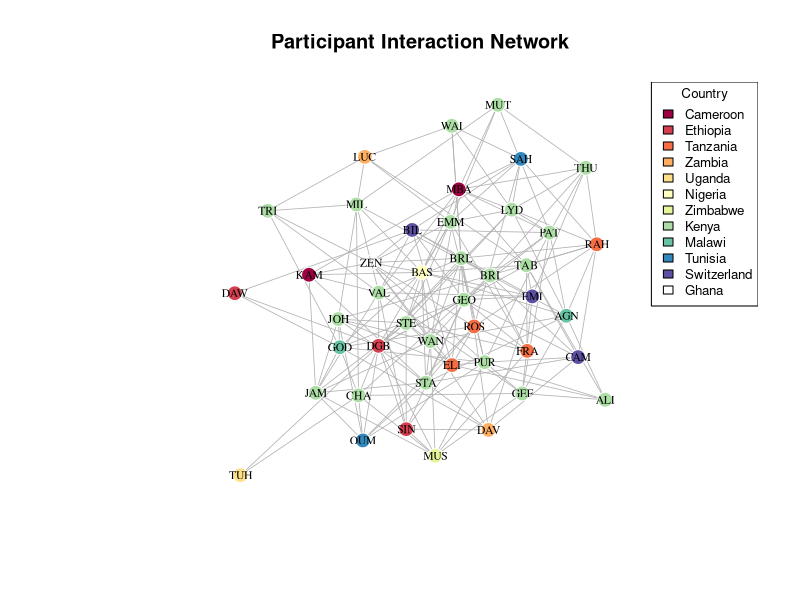
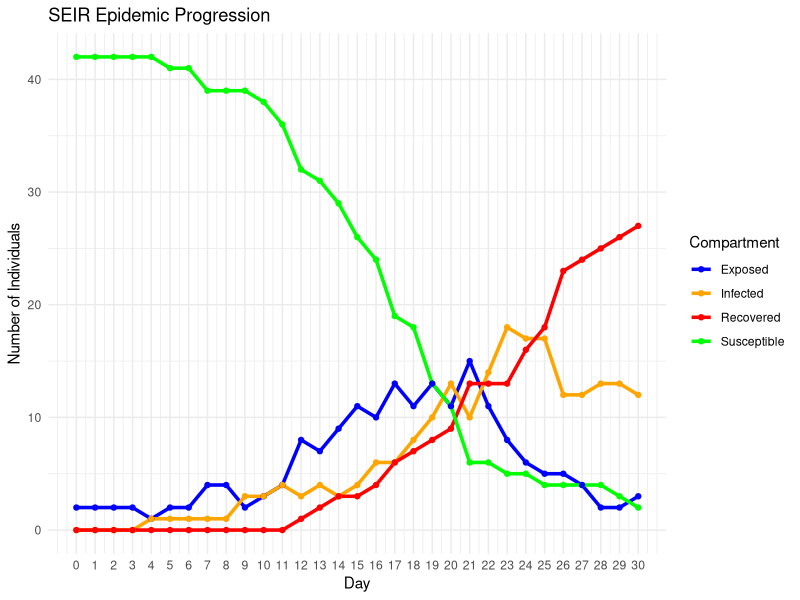
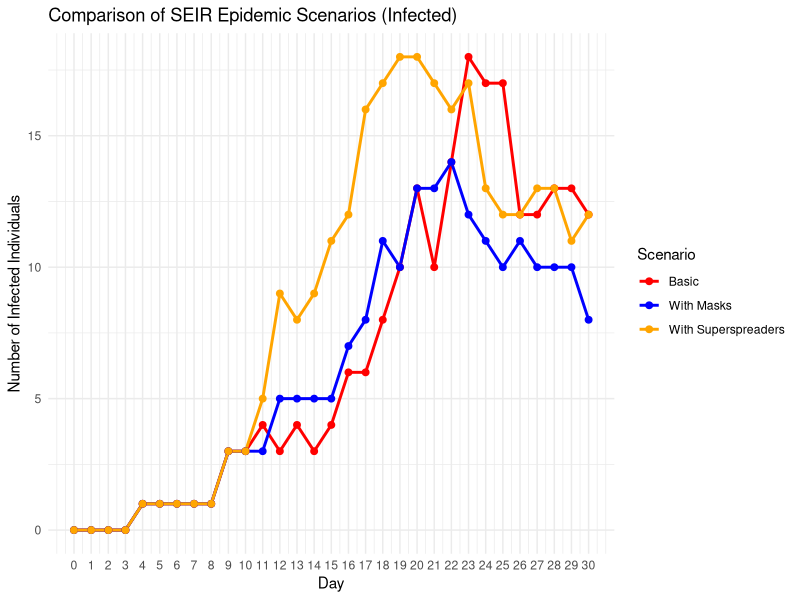
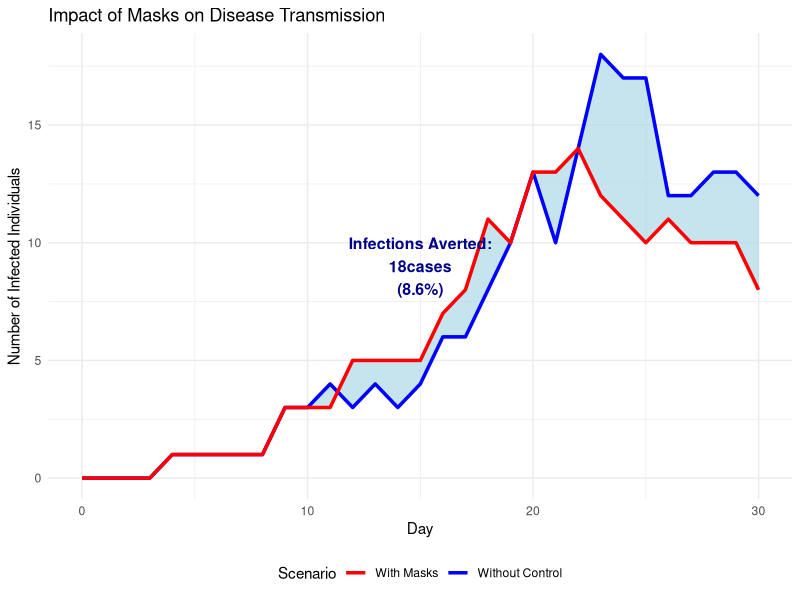
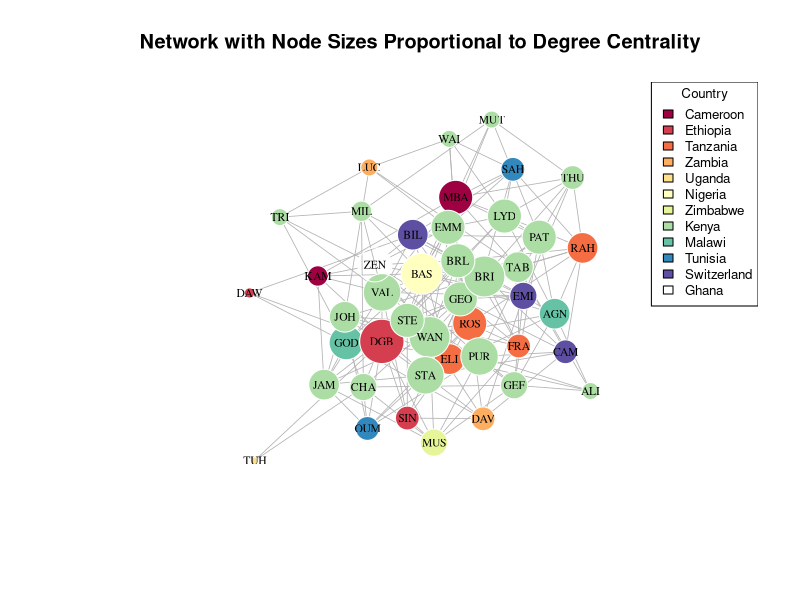
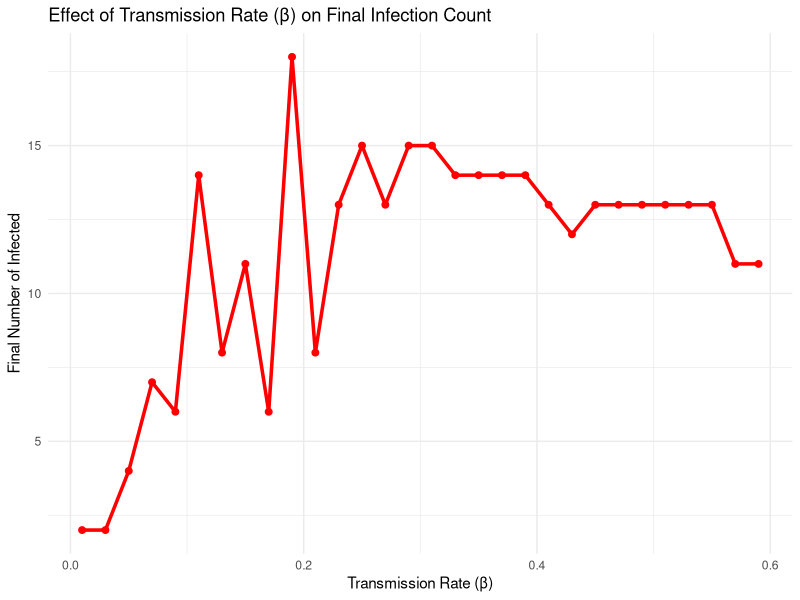
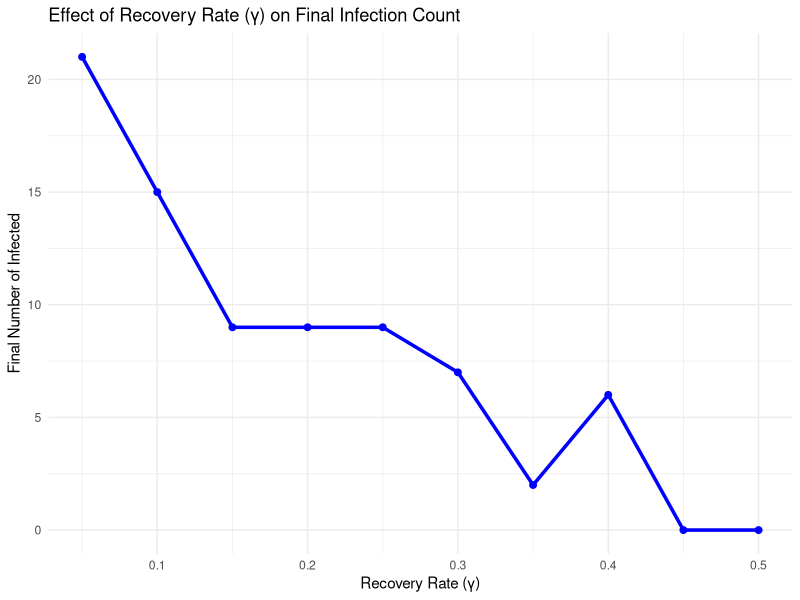
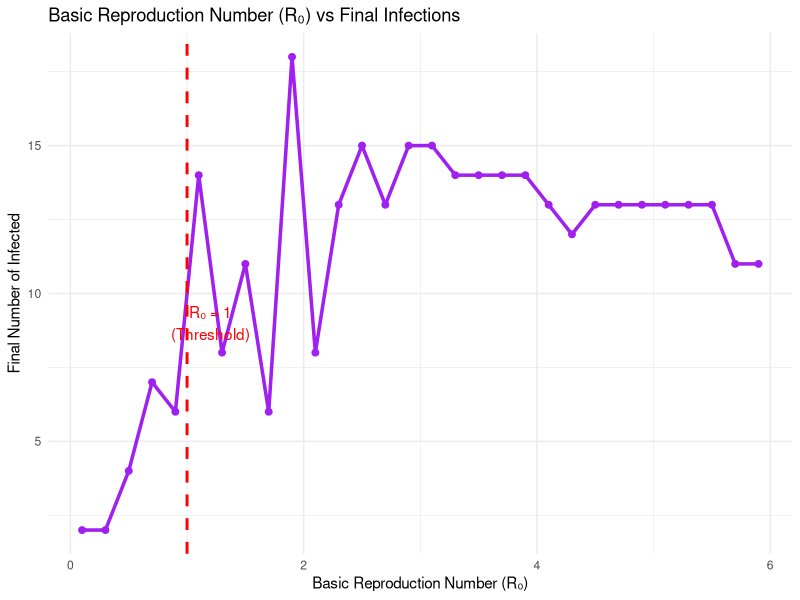

Write the R code that produced these figures, in order.
###### The following exercise ####
##Network Analysis and SEIR Epidemic Model##

####Project Description####

##This project introduces the intersection of network analysis and epidemic modeling through a hands-on exploration of disease transmission dynamics. Using a dataset of participants from various countries attending a Malaria Modelling modular program in Nairobi, Kenya, participants learn to construct social networks based on participants interaction patterns and simulate disease spread using a Susceptible-Exposed-Infected-Recovered (SEIR) model.

##The project aims to demonstrate how network structure influences epidemic outcomes by modeling connections between individuals with a 10% probability, creating a more realistic interaction pattern. The aim is to explore key epidemiological concepts including transmission rates (β), incubation rates (σ), recovery rates (γ), and intervention strategies like wearing masks and identification of superspreaders.

##Through this practical exercise, participants should gain a hands-on experience with network visualization, epidemic simulation, and quantitative analysis of public health interventions. The goals is to emphasize applications by examining scenarios such as the impact of protective measures introduced mid-outbreak and the role of highly connected individuals in accelerating disease spread.

##Exercises are presented at the end of this tutorial

##############################################################################

#Packages for this work
library(igraph) # For graphs
library(ggplot2) # For plots
library(dplyr) # For manipulation
library(RColorBrewer) # For colours

##Create the dataset - participants, and their country of origin.
data <- data.frame( Participant = c("KAM", "SIN", "RAH", "DAW", "LUC", "TUH", "BAS", "MBA", "MUS", "DAV", "CHA", "EMM", "LYD", "VAL", "GOD", "AGN", "ROS", "FRA", "JAM", "DGB", "ELI", "WAN", "MUT", "GEO", "GEF", "SAH", "PAT", "TAB", "BRI", "STA", "OUM", "STE", "THU", "EMI", "CAM", "ZEN", "BIL", "JOH", "ALI", "PUR", "WAI", "MIL", "BRL", "TRI"),  Country = c("Cameroon", "Ethiopia", "Tanzania", "Ethiopia", "Zambia", "Uganda", "Nigeria", "Cameroon", "Zimbabwe", "Zambia", "Kenya", "Kenya", "Kenya", "Kenya", "Malawi", "Malawi", "Tanzania", "Tanzania", "Kenya", "Ethiopia", "Tanzania", "Kenya", "Kenya", "Kenya", "Kenya", "Tunisia", "Kenya", "Kenya", "Kenya", "Kenya", "Tunisia", "Kenya", "Kenya", "Switzerland", "Switzerland", "Ghana", "Switzerland", "Kenya", "Kenya", "Kenya", "Kenya", "Kenya", "Kenya", "Kenya"))

#####PART 1. NETWORK CONSTRUCION ####

##Remember Networks are based on matrices - adjacency matrix defines who is connected to whom.
##Create an adjacency matrix based on connection rules: 
#Modified: Everyone has a 10% chance of connecting to everybody else
create_network <- function(data, connection_prob = 0.1) {
  n <- nrow(data)
  adj_matrix <- matrix(0, n, n)
  rownames(adj_matrix) <- colnames(adj_matrix) <- data$Participant
  
  set.seed(123)  # For reproducibility
  for(i in 1:n) {
    for(j in 1:n) {
      if(i != j) {
        # 10% chance of connection for any pair of individuals
        if(runif(1) < connection_prob) {
          adj_matrix[i,j] <- 1
        }
      }
    }
  }
  return(adj_matrix)
}

##Create the network and add attributes - what is an attribute?

adj_matrix <- create_network(data) ### Explore the adjacency 
g <- graph_from_adjacency_matrix(adj_matrix, mode = "undirected") #What does undirected mean? How does it differ from a directed graph?

##Add attributes
V(g)$country <- data$Country
V(g)$name <- data$Participant

##Create and visualize the network
plot_network <- function(g, data) {
  ##Color nodes by country
  countries <- unique(data$Country)
  colors <- RColorBrewer::brewer.pal(min(length(countries), 11), "Spectral")
  country_colors <- setNames(colors[1:length(countries)], countries)
  
  ##Set vertex colors using the country attribute
  V(g)$color <- country_colors[V(g)$country]
  
  ##Set the graph layout - there are many layouts - please explore them
  set.seed(123)
  layout <- layout_with_fr(g)
  
  ##Plot
  plot(g,
       layout = layout,
       vertex.size = 8,
       vertex.label = V(g)$name,  # Explicitly use vertex names - what if you don't want to have people's names on the vertices? How would you modify this?
       vertex.label.cex = 0.7,
       vertex.label.color = "black",
       vertex.frame.color = "white",
       edge.color = "gray70",
       edge.width = 0.8,
       main = "Participant Interaction Network")
  
  ##Add legend - you can change position or text size
  legend("topright", legend = countries, fill = country_colors, cex = 0.8, title = "Country")
}

###Plot the network
plot_network(g, data)


##############################################################################
###Now you have a network - what is it showing? Why circle? Are there other things you can explore from this?

###You can stop here - and explore the network parameters - density, degree (in/out degree), betweenness and other centrality metrics.

####What type of questions can one explore with network analysis####
##What is my outcome of analysis?
# • Node-level
# • Edge-level
# • Network structure and topology (as a whole)
# • Process (sequence of events
##Outcome variables
# • Traits of nodes (e.g., Disease state)– Do nodes of different classes have different attributes?– Do connectivity and network position determine infection risk?
#   • Edge values– What determines whether two nodes are linked?– Do linked nodes share certain attributes?
#   • Network topology– What determines the structure of networks?– Does infection influence network structure?
#   • Transmission processes– Does the spread of a pathogen depend on network structure?– Simulation modeling

####Part 2 - SEIR Epidemic Modelling ####
seir_model <- function(adj_matrix, beta, sigma, gamma, initial_exposed, days, superspreaders = NULL, mask_day = NULL, mask_efficacy = 0.3) {
  n <- nrow(adj_matrix)
  participants <- rownames(adj_matrix)
  
  # Initialize states: 0 = Susceptible, 1 = Exposed, 2 = Infected, 3 = Recovered
  states <- array(0, dim = c(days + 1, n, 4))
  dimnames(states) <- list(NULL, participants, c("S", "E", "I", "R"))
  
  # Set initial states - everyone starts susceptible except initially exposed
  states[1, , "S"] <- 1
  exposed_idx <- which(participants %in% initial_exposed)
  states[1, exposed_idx, "S"] <- 0
  states[1, exposed_idx, "E"] <- 1
  
  # Track daily new infections and exposures for incidence calculation
  daily_new_exposures <- rep(0, days + 1)
  daily_new_infections <- rep(0, days + 1)
  
  # Superspreaders - who is a superspreader?
  ss_multiplier <- rep(1, n)
  if(!is.null(superspreaders)) {
    ss_idx <- which(participants %in% superspreaders)
    ss_multiplier[ss_idx] <- 5  # 5x transmission rate
  }
  
  for(day in 1:days) {
    # Current state compartments
    S_current <- states[day, , "S"]
    E_current <- states[day, , "E"]
    I_current <- states[day, , "I"]
    R_current <- states[day, , "R"]
    
    # Initialize next day's states
    S_next <- S_current
    E_next <- E_current
    I_next <- I_current
    R_next <- R_current
    
    new_exposures <- 0
    new_infections <- 0
    
    # Apply Intervention - masking effect if applicable
    current_beta <- beta
    if(!is.null(mask_day) && day >= mask_day) {
      current_beta <- beta * (1 - mask_efficacy)
    }
    
    # SEIR model equations implemented stochastically
    for(i in 1:n) {
      # S -> E transition (Susceptible to Exposed)
      if(S_current[i] == 1) {
        # Calculate force of infection from infected neighbors
        infected_neighbors <- which(I_current == 1 & adj_matrix[i, ] == 1)
        if(length(infected_neighbors) > 0) {
          # Calculate total force of infection
          total_force <- 0
          for(neighbor in infected_neighbors) {
            total_force <- total_force + current_beta * ss_multiplier[neighbor]
          }
          
          # Probability of exposure (1 - probability of avoiding all exposures)
          prob_exposure <- 1 - exp(-total_force)
          if(runif(1) < prob_exposure) {
            S_next[i] <- 0
            E_next[i] <- 1
            new_exposures <- new_exposures + 1
          }
        }
      }
      
      # E -> I transition (Exposed to Infected)
      else if(E_current[i] == 1) {
        # Probability of becoming infectious (incubation period ends)
        if(runif(1) < sigma) {
          E_next[i] <- 0
          I_next[i] <- 1
          new_infections <- new_infections + 1
        }
      }
      
      # I -> R transition (Infected to Recovered)
      else if(I_current[i] == 1) {
        # Probability of recovery
        if(runif(1) < gamma) {
          I_next[i] <- 0
          R_next[i] <- 1
        }
      }
    }
    
    # Update states for next day
    states[day + 1, , "S"] <- S_next
    states[day + 1, , "E"] <- E_next
    states[day + 1, , "I"] <- I_next
    states[day + 1, , "R"] <- R_next
    
    daily_new_exposures[day + 1] <- new_exposures
    daily_new_infections[day + 1] <- new_infections
  }
  
  return(list(
    states = states, 
    daily_new_exposures = daily_new_exposures,
    daily_new_infections = daily_new_infections
  ))
}

###3 - SIMULATIONS

# Set parameters
beta <- 0.3      # Transmission rate
sigma <- 0.2     # Rate of progression from exposed to infected (1/incubation period)
gamma <- 0.1     # Recovery rate
days <- 30

##Find participant indices
zeinabu_idx <- which(data$Participant == "ZEN")
agnes_idx <- which(data$Participant == "AGN")
initial_exposed <- c("ZEN", "AGN")

##Scenario 1: Basic SEIR model
set.seed(42)
result1 <- seir_model(adj_matrix, beta, sigma, gamma, initial_exposed, days) #Explore

##Scenario 2: With masks from day 3
set.seed(42)
result2 <- seir_model(adj_matrix, beta, sigma, gamma, initial_exposed, days, mask_day = 3)

##Scenario 3: With superspreaders
superspreaders <- c("BAS", "BIL", "MUT", "PUR") #Are these the superspreaders? Who is a superspreader? What criteria do we use to identify a superspreader? Hint: Network metrics. 
set.seed(42)
result3 <- seir_model(adj_matrix, beta, sigma, gamma, initial_exposed, days, superspreaders = superspreaders)

####Part 4. ANALYSIS AND RESULTS ####

##Epidemic Results

# Helper function to get compartment totals
get_compartment_totals <- function(states, day, compartment) {
  sum(states[day + 1, , compartment])  # day + 1 because array is 1-indexed
}

# a) Number of infected on days 2, 4, 8
infected_day2 <- get_compartment_totals(result1$states, 2, "I")
infected_day4 <- get_compartment_totals(result1$states, 4, "I")
infected_day5 <- get_compartment_totals(result1$states, 5, "I")
infected_day8 <- get_compartment_totals(result1$states, 8, "I")

cat("a) Number of infected individuals:\n")
cat("   Day 2:", infected_day2, "people\n")
cat("   Day 4:", infected_day4, "people\n")
cat("   Day 8:", infected_day8, "people\n\n")

# b) Incidence at day 8
incidence_day8 <- result1$daily_new_infections[5]
cat("b) Incidence on Day 5:", incidence_day8, "new infections\n\n")

# c) Infections averted with masks
infected_day5_masks <- get_compartment_totals(result2$states, 5, "I")
infections_averted <- infected_day5 - infected_day5_masks
cat("c) With masks from Day 5:\n")
cat("   Infections on Day 5 with masks:", infected_day5_masks, "\n")
cat("   Infections averted:", infections_averted, "\n\n")

# d) Network metrics
cat("d) Network Metrics:\n")

# i) Density
density_val <- edge_density(g)
cat("   i) Network density:", round(density_val, 3), "\n")

# ii) Superspreader analysis
cat("   ii) Superspreader analysis:\n")
infected_normal <- get_compartment_totals(result1$states, 6, "I")
infected_superspreaders <- get_compartment_totals(result3$states, 6, "I")
cat("       Without superspreaders: ", infected_normal, " infected\n")
cat("       With superspreaders: ", infected_superspreaders, " infected\n")
cat("       Additional infections from superspreaders: ", infected_superspreaders - infected_normal, "\n")

## iii) Effect of interaction rate changes
cat("   iii) Effect of changing interaction rates:\n")
betas <- c(0.1, 0.2, 0.3, 0.4, 0.5)
final_infected <- numeric(length(betas))

for(i in seq_along(betas)) {
  set.seed(42)
  temp_result <- seir_model(adj_matrix, betas[i], sigma, gamma, initial_exposed, days)
  final_infected[i] <- get_compartment_totals(temp_result$states, 6, "I")
}

beta_results <- data.frame(Beta = betas, Final_Infected = final_infected)
print(beta_results)

####Part 5. VISUALIZATION OF EPIDEMIC PROGRESSION ####
plot_seir_epidemic <- function(states) {
  days <- dim(states)[1] - 1
  
  # Extract compartment counts for each day
  S_counts <- rowSums(states[, , "S"])
  E_counts <- rowSums(states[, , "E"])
  I_counts <- rowSums(states[, , "I"])
  R_counts <- rowSums(states[, , "R"])
  
  df <- data.frame(
    Day = rep(0:days, 4),
    Count = c(S_counts, E_counts, I_counts, R_counts),
    Compartment = rep(c("Susceptible", "Exposed", "Infected", "Recovered"), each = days + 1)
  )
  
  ggplot(df, aes(x = Day, y = Count, color = Compartment)) +
    geom_line(size = 1.2) +
    geom_point(size = 1.5) +
    labs(title = "SEIR Epidemic Progression",
         x = "Day",
         y = "Number of Individuals") +
    theme_minimal() +
    scale_color_manual(values = c("blue", "orange", "red", "green")) +
    scale_x_continuous(breaks = 0:days)
}

##Plot epidemic progression
print(plot_seir_epidemic(result1$states))

##Comparison plot for infected individuals only
compare_infected_df <- data.frame(
  Day = rep(0:days, 3),
  Infected = c(rowSums(result1$states[, , "I"]), 
               rowSums(result2$states[, , "I"]), 
               rowSums(result3$states[, , "I"])),
  Scenario = rep(c("Basic", "With Masks", "With Superspreaders"), each = days + 1)
)

comparison_plot <- ggplot(compare_infected_df, aes(x = Day, y = Infected, color = Scenario)) +
  geom_line(size = 1) +
  geom_point(size = 2) +
  labs(title = "Comparison of SEIR Epidemic Scenarios (Infected)",
       x = "Day",
       y = "Number of Infected Individuals") +
  theme_minimal() +
  scale_x_continuous(breaks = 0:days) +
  scale_color_manual(values = c("red", "blue", "orange"))

print(comparison_plot)

##Enhanced infections averted visualization as a shaded area
plot_infections_averted <- function(result_no_control, result_with_control, intervention_name = "Intervention") {
  days <- dim(result_no_control$states)[1] - 1
  
  ##Calculate infections for both scenarios
  no_control <- rowSums(result_no_control$states[, , "I"])
  with_control <- rowSums(result_with_control$states[, , "I"])
  
  ##Calculate total infections averted
  total_averted <- sum(no_control) - sum(with_control)
  percentage_averted <- round((total_averted / sum(no_control)) * 100, 1)
  
  ##Create data frame
  df <- data.frame(
    Day = 0:days,
    No_Control = no_control,
    With_Control = with_control
  )
  ##Plot
  p <- ggplot(df, aes(x = Day)) +
    ##Shaded area between curves
    geom_ribbon(aes(ymin = With_Control, ymax = No_Control),
                fill = "lightblue", alpha = 0.7) +
    ##Lines for both scenarios
    geom_line(aes(y = No_Control, color = "Without Control"), size = 1.2) +
    geom_line(aes(y = With_Control, color = paste("With", intervention_name)), size = 1.2) +
    ##Add text annotation in shaded area
    annotate("text", x = days/2, y = max(no_control)/2, 
             label = paste("Infections Averted:\n", total_averted, "cases\n(", percentage_averted, "%)", sep = ""), size = 4, fontface = "bold", color = "darkblue") +
    labs(title = paste("Impact of", intervention_name, "on Disease Transmission"), x = "Day", y = "Number of Infected Individuals", color = "Scenario") +
    theme_minimal() +
    scale_color_manual(values = c("red", "blue")) +
    theme(legend.position = "bottom")
  return(p)
}

##Show infections averted with masks
print(plot_infections_averted(result1, result2, "Masks"))

##Summary
cat("Network has", vcount(g), "participants and", ecount(g), "connections\n")
cat("Density:", round(density_val, 3), "- indicates a", 
    ifelse(density_val > 0.5, "highly", "moderately"), "connected network\n")

##############################################################################
##EXERCISE AND SOLUTIONS##

##Exercise 1: Network Exploration and Visualization

cat("\n=== EXERCISE 1: NETWORK EXPLORATION ===\n")

## a). Modify the network to show node sizes proportional to degree centrality
plot_network_degree <- function(g, data) {
  ##Calculate degree centrality
  degrees <- degree(g)
  
  ##Color nodes by country
  countries <- unique(data$Country)
  colors <- RColorBrewer::brewer.pal(min(length(countries), 11), "Spectral")
  country_colors <- setNames(colors[1:length(countries)], countries)
  V(g)$color <- country_colors[V(g)$country]
  
  ##Layout
  set.seed(123)
  layout <- layout_with_fr(g)
  
  ##Plot with node sizes proportional to degree
  plot(g, 
       layout = layout,
       vertex.size = degrees * 2,  # Scale degree for visibility
       vertex.label = V(g)$name,
       vertex.label.cex = 0.7,
       vertex.label.color = "black",
       vertex.frame.color = "white",
       edge.color = "gray70",
       edge.width = 0.8,
       main = "Network with Node Sizes Proportional to Degree Centrality")
  
  legend("topright", legend = countries, fill = country_colors, cex = 0.8, title = "Country")
}

plot_network_degree(g, data)

###Exercise 1.1- What is betweenness centrality. Redraw the network with node sizes proportional to the node betweenness. How does this differ from degree centrality?

## b). Calculate and compare degree centrality for Kenya vs other countries
degrees <- degree(g)
kenya_degrees <- degrees[data$Country == "Kenya"]
other_degrees <- degrees[data$Country != "Kenya"]

cat("b) Degree Centrality Comparison:\n")
cat("   Kenya participants - Mean degree:", round(mean(kenya_degrees), 2), "\n")
cat("   Other countries - Mean degree:", round(mean(other_degrees), 2), "\n")
cat("   Kenya participants are", round(mean(kenya_degrees)/mean(other_degrees), 1), "times more connected\n\n")

##Exercise 1.2 - Calculate and compare betweenness centrality for Kenya vs other countries

## c). Identify top 3 most connected individuals
top_connected <- sort(degrees, decreasing = TRUE)[1:3]
cat("c) Top 3 most connected individuals:\n")
for(i in 1:3) {
  participant <- names(top_connected)[i]
  connections <- top_connected[i]
  country <- data$Country[data$Participant == participant]
  cat("   ", i, ".", participant, "(", country, ") -", connections, "connections\n")
}


##Exercise 1.3 - Identify least 3 connected individuals


##Exercise 2: Parameter Sensitivity Analysis

cat("\n=== EXERCISE 2: PARAMETER SENSITIVITY ===\n")

## a) & b). Run SEIR model with different β values and plot
betas <- seq(0.01, 0.6, by = 0.02)
final_infected_beta <- numeric(length(betas))

for(i in seq_along(betas)) {
  set.seed(42)
  temp_result <- seir_model(adj_matrix, betas[i], sigma, gamma, initial_exposed, days)
  final_infected_beta[i] <- get_compartment_totals(temp_result$states, days, "I")
}

# Plot β sensitivity
beta_df <- data.frame(Beta = betas, Final_Infected = final_infected_beta)
beta_plot <- ggplot(beta_df, aes(x = Beta, y = Final_Infected)) +
  geom_line(color = "red", size = 1.2) +
  geom_point(color = "red", size = 2) +
  labs(title = "Effect of Transmission Rate (β) on Final Infection Count",
       x = "Transmission Rate (β)",
       y = "Final Number of Infected") +
  theme_minimal()
print(beta_plot)

##Exercise 2.1 - Why does the infection plateau? What's the epidemiological phenomenon?

## c). Vary γ while keeping β constant
gammas <- seq(0.05, 0.5, by = 0.05)
final_infected_gamma <- numeric(length(gammas))

for(i in seq_along(gammas)) {
  set.seed(42)
  temp_result <- seir_model(adj_matrix, 0.4, sigma, gammas[i], initial_exposed, days)
  final_infected_gamma[i] <- get_compartment_totals(temp_result$states, days, "I")
}

# Plot γ sensitivity
gamma_df <- data.frame(Gamma = gammas, Final_Infected = final_infected_gamma)
gamma_plot <- ggplot(gamma_df, aes(x = Gamma, y = Final_Infected)) +
  geom_line(color = "blue", size = 1.2) +
  geom_point(color = "blue", size = 2) +
  labs(title = "Effect of Recovery Rate (γ) on Final Infection Count",
       x = "Recovery Rate (γ)",
       y = "Final Number of Infected") +
  theme_minimal()
print(gamma_plot)

## d). Calculate R₀ and plot
R0_values <- betas / gamma  # Basic reproduction number for SEIR model
R0_df <- data.frame(Beta = betas, R0 = R0_values, Final_Infected = final_infected_beta)

R0_plot <- ggplot(R0_df, aes(x = R0, y = Final_Infected)) +
  geom_line(color = "purple", size = 1.2) +
  geom_point(color = "purple", size = 2) +
  geom_vline(xintercept = 1, linetype = "dashed", color = "red", size = 1) +
  annotate("text", x = 1.2, y = max(final_infected_beta)/2, label = "R₀ = 1\n(Threshold)", color = "red") +
  labs(title = "Basic Reproduction Number (R₀) vs Final Infections",
       x = "Basic Reproduction Number (R₀)",
       y = "Final Number of Infected") +
  theme_minimal()
print(R0_plot)

cat("d) R₀ Analysis: Epidemic threshold occurs at R₀ = 1\n")
cat("   When R₀ < 1: Disease dies out\n")
cat("   When R₀ > 1: Disease persists and spreads\n\n")

##Exercise 2.2 - What is R₀? How would you use the knowledge of R₀ for disease control? What's another way tomcalculate R₀ as Billy showed in class? 

##Exercise 3: Intervention Timing Analysis

cat("\n=== EXERCISE 3: INTERVENTION TIMING ===\n")

## a) & b). Implement masks on different days and calculate infections averted
intervention_days <- 1:6
infections_averted_list <- numeric(length(intervention_days))
mask_efficacy <- 0.4

for(i in seq_along(intervention_days)) {
  set.seed(42)
  result_mask <- seir_model(adj_matrix, beta, sigma, gamma, initial_exposed, days, 
                            mask_day = intervention_days[i], mask_efficacy = mask_efficacy)
  
  # Calculate total infections over entire period
  total_no_mask <- sum(result1$states[, , "I"])
  total_with_mask <- sum(result_mask$states[, , "I"])
  infections_averted_list[i] <- total_no_mask - total_with_mask
}

## c). Create bar chart
timing_df <- data.frame(
  Day = intervention_days,
  Infections_Averted = infections_averted_list
)

timing_plot <- ggplot(timing_df, aes(x = factor(Day), y = Infections_Averted)) +
  geom_bar(stat = "identity", fill = "steelblue", alpha = 0.7) +
  geom_text(aes(label = Infections_Averted), vjust = -0.3) +
  labs(title = "Infections Averted by Day of Mask Intervention",
       subtitle = "Earlier intervention = More infections prevented",
       x = "Day of Intervention",
       y = "Total Infections Averted") +
  theme_minimal()
print(timing_plot)

cat("c) Intervention Timing Results:\n")
for(i in seq_along(intervention_days)) {
  cat("   Day", intervention_days[i], "intervention:", infections_averted_list[i], "infections averted\n")
}

cat("\nd) Early intervention is more effective because:\n")
cat("   - Smaller infected population to control\n")
cat("   - Prevents exponential growth phase\n")
cat("   - Delays can lead to overwhelming healthcare systems\n\n")

##Exercise 4: Superspreader Impact Assessment

cat("\n=== EXERCISE 4: SUPERSPREADER ANALYSIS ===\n")

## a). Identify top 6 most connected individuals
top6_connected <- sort(degrees, decreasing = TRUE)[1:6]
top6_names <- names(top6_connected)

cat("a) Top 6 most connected individuals:\n")
for(i in 1:6) {
  cat("   ", i, ".", top6_names[i], "-", top6_connected[i], "connections\n")
}

##Exercise 31. - Who are the top 6 most connected individuals abased on betweenness? Do they differ from those based on degree centrality? Comment on whether they are different or the same - why?

## b) & c). Compare superspreader scenarios
# Scenario 1: Top 6 most connected as superspreaders
set.seed(42)
result_ss_connected <- seir_model(adj_matrix, beta, sigma, gamma, initial_exposed, days, superspreaders = top6_names)

# Scenario 2: Random 6 people as superspreaders
set.seed(123)
random_ss <- sample(data$Participant, 6)
set.seed(42)
result_ss_random <- seir_model(adj_matrix, beta, sigma, gamma, initial_exposed, days, superspreaders = random_ss)

## d). Calculate superspreader effects
baseline_infections <- sum(result1$states[, , "I"])
connected_ss_infections <- sum(result_ss_connected$states[, , "I"])
random_ss_infections <- sum(result_ss_random$states[, , "I"])

connected_effect <- round(((connected_ss_infections - baseline_infections) / baseline_infections) * 100, 1)
random_effect <- round(((random_ss_infections - baseline_infections) / baseline_infections) * 100, 1)

cat("\nb-d) Superspreader Effect Analysis:\n")
cat("   Baseline (no superspreaders):", baseline_infections, "total infections\n")
cat("Most connected as superspreaders: ", connected_ss_infections, " total infections (", connected_effect, "% increase)\n")

